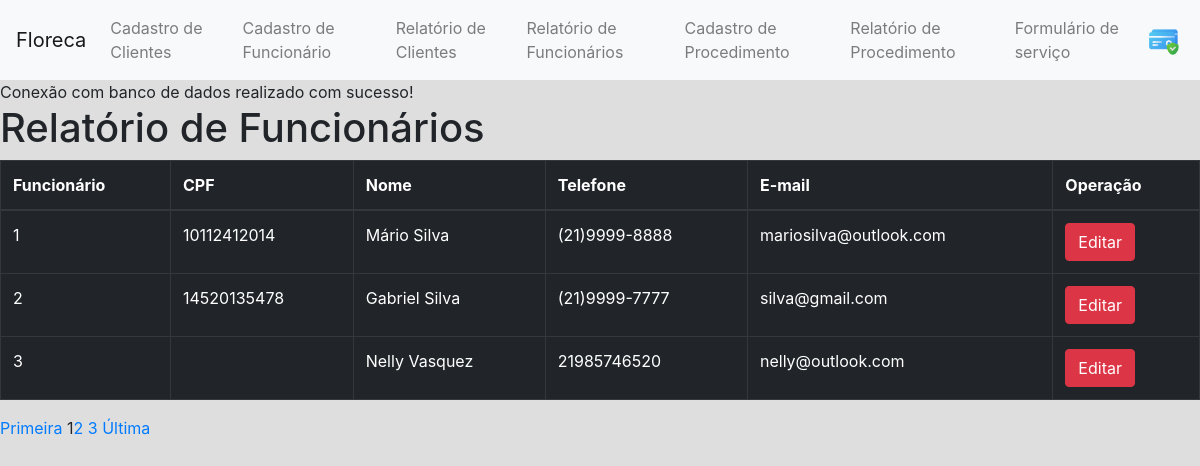
The app's page /relatorio-func.php with its own data.
### tables this page shows
CREATE TABLE `funcionario` (
  `idfuncionario` int(11) NOT NULL,
  `cpffuncionario` char(14) NOT NULL,
  `nome` varchar(60) NOT NULL,
  `telefone` varchar(15) NOT NULL,
  `rg` varchar(15) NOT NULL,
  `cep` char(9) NOT NULL,
  `numerocasa` smallint(6) NOT NULL,
  `foto` varchar(255) DEFAULT NULL,
  `email` varchar(255) NOT NULL
);

### relatorio-func.php (the view, shortened to what this page needs)
<?php
    require_once './head.php';
    require_once './menuadmin.php';
    include_once './conexao.php';
    $pagatual = filter_input(INPUT_GET, "page", FILTER_SANITIZE_NUMBER_INT);
	$pag = (!empty($pagatual)) ? $pagatual : 1;
    $limitereg = 3;
    $inicio = ($limitereg * $pag) - $limitereg;
    $busca= "SELECT idfuncionario, cpffuncionario, nome, telefone, email
              from funcionario
              LIMIT $inicio , $limitereg";
    $resultado = $conn->prepare($busca);
    $resultado->execute();
    if (($resultado) AND ($resultado->rowCount() != 0)){
     echo "<h1>Relatório de Funcionários</h1>";
?>
    <table class="table table-bordered table-dark">
        <thead>
            <tr>
                <th scope="col">Funcionário</th>
                <th scope="col">CPF</th>
                <th scope="col">Nome</th>
                <th scope="col">Telefone</th>
                <th scope="col">E-mail</th>
                <th scope="col">Operação</th>
            </tr>
        </thead>
    <tbody>
    <?php
    while ($linha = $resultado->fetch(PDO::FETCH_ASSOC)) {
    extract($linha);
    ?>
        <tr>
          <td scope="row"><?php echo $idfuncionario ?></td>
          <td><?php echo $cpffuncionario ?></td>
          <td><?php echo $nome ?></td>
          <td><?php echo $telefone ?></td>
          <td><?php echo $email ?></td>
          <td>
            <?php echo "<a href='editar-func.php?idfuncionario=$idfuncionario'>" ; ?>
            <input type="submit" class="btn btn-danger" name="editar" value="Editar">
          </td>
        </tr>
<?php
        }
?>
 </tbody>
</table>
<?php
    }else{
        echo "Não tem registros";
    }
    $qtregistro = "SELECT COUNT(idfuncionario) AS registros FROM funcionario" ;
    $resultado = $conn->prepare($qtregistro);
    $resultado->execute();
    $resposta = $resultado->fetch(PDO::FETCH_ASSOC);
    $qnt_pagina = ceil($resposta['registros'] / $limitereg);
    $maximo = 2;
    echo "<a href='relatorio-func.php?page=1'>Primeira</a> ";
    echo "$pag";
    for ($proxima = $pag +  1; $proxima <= $pag +  $maximo; $proxima++ ) {
        if ($proxima <= $qnt_pagina) {
            echo "<a href='relatorio-func.php?page=$proxima'>$proxima</a> ";
        }
    }
    echo "<a href='relatorio-func.php?page=$qnt_pagina'>Última</a> ";
?>

### style.css (style rules this page uses)
body { margin: 0; padding: 0; height: 100%; width: 100%; overflow-x: hidden; background: #dedede; }

### records on screen
funcionario: idfuncionario "1", cpffuncionario "10112412014", nome "Mário Silva", telefone "(21)9999-8888", email "mariosilva@outlook.com"
funcionario: idfuncionario "2", cpffuncionario "14520135478", nome "Gabriel Silva", telefone "(21)9999-7777", email "silva@gmail.com"
funcionario: idfuncionario "3", nome "Nelly Vasquez", telefone "21985746520", email "nelly@outlook.com"

### other values on screen
$pag "1"
